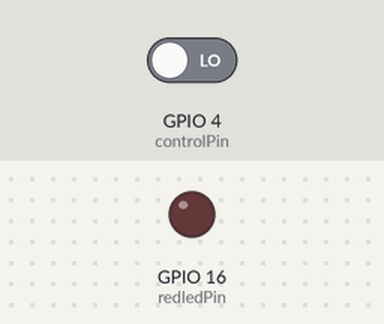
The sketch below on a simulated ESP32. Parts: output pins drawn as LEDs (lit = HIGH). The inputs (shaded band) are chosen by the test bench; at power-on: GPIO 4 (controlPin) LOW. Nothing arrives over Bluetooth unless stated; what the sketch prints to the serial monitor is not drawn.

Above: at 1.2 s.
1.3 s: GPIO 4 (controlPin) driven HIGH
At 2.1 s:
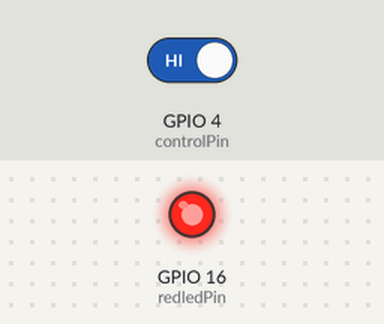
2.8 s: GPIO 4 (controlPin) driven LOW
At 3.3 s:
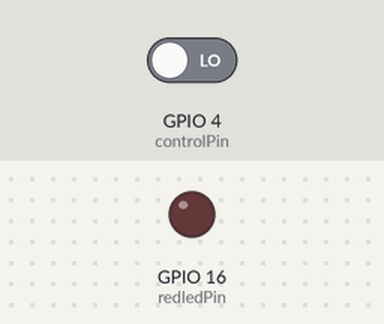
Timing chart, 0 to 5.8 s (numbered marks = the images above; inputs shaded):
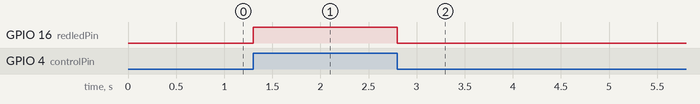

The sketch:

slave_sketch.ino
```cpp
#include "BluetoothSerial.h"

BluetoothSerial SerialBT;

const int redledPin = 16; // LED pin
const int controlPin = 4;
//const int buttonPin1 = 19;     // button for LED 1 control
//const int buttonPin2 = 4;     // button for LED 2 control
//const int buttonPin3 = 5;     // button for LED 3 control
//int brightness = 0;

void setup() {
  Serial.begin(115200);
  pinMode(redledPin, OUTPUT);
  pinMode(controlPin,INPUT);

  SerialBT.begin("ESP32test", false); // true starts as slave
  Serial.println("The device started in slave mode.");

  while (!SerialBT.connected()) {
    delay(100);
  }
  Serial.println("Connected to master device!");
}

void loop()

{
  if (digitalRead(controlPin) == HIGH) {
    digitalWrite(redledPin, HIGH); // Turn on LED
  } else {
    digitalWrite(redledPin, LOW); // Turn off LED
  }
  printf("chenges \n");
}
```

Measured:
- after the input at 1.3 s, GPIO 16 (redledPin): LOW → HIGH at once
- after the input at 2.8 s, GPIO 16 (redledPin): HIGH → LOW at once
